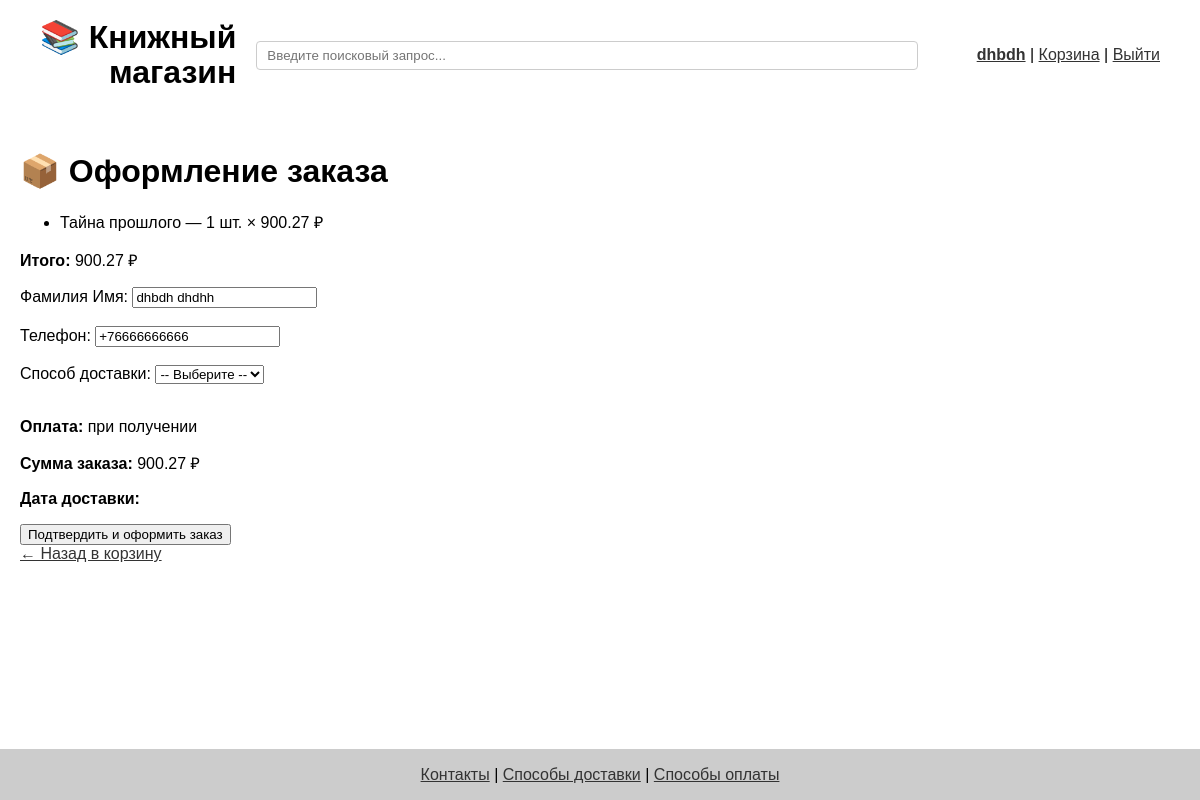
The page /checkout (signed in) on the database as committed earlier.
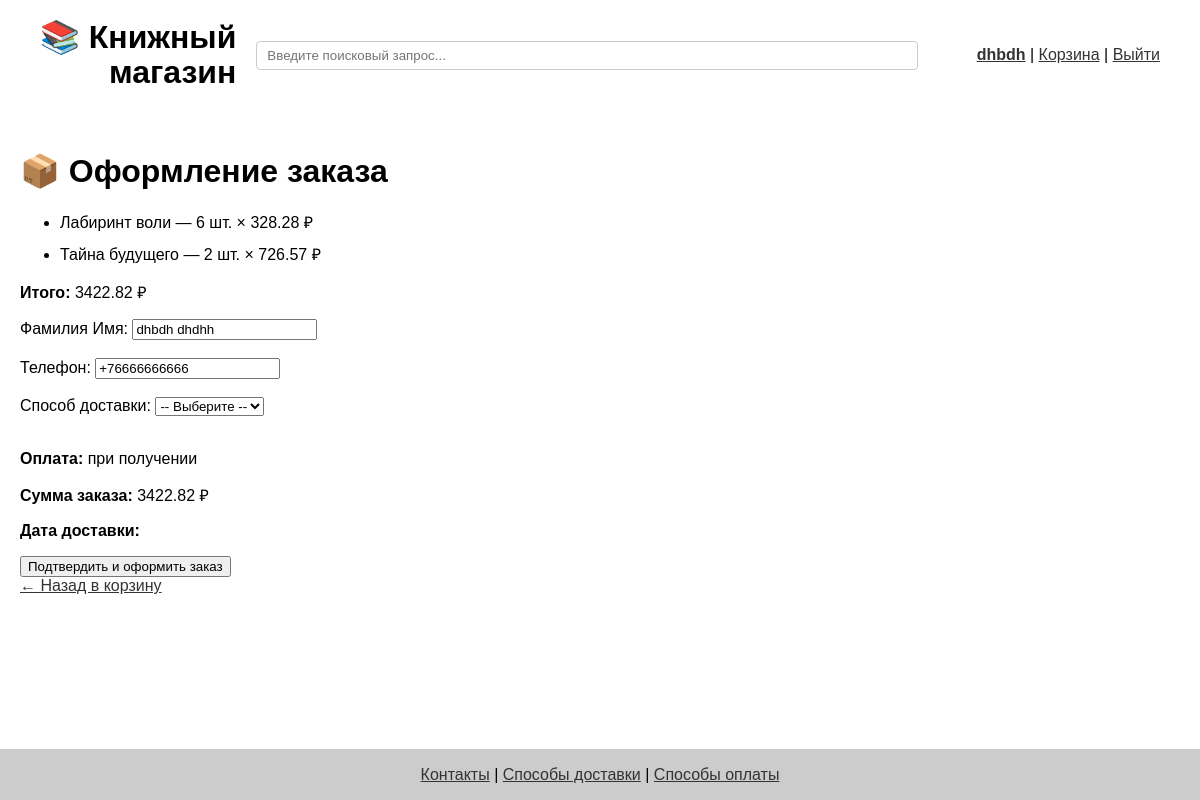
The same page on the database as committed later.
### app/models.py (models this page shows)
class CartItem(db.Model):
    id = db.Column(db.Integer, primary_key=True)
    user_id = db.Column(db.Integer, db.ForeignKey('user.id'), nullable=False)
    book_id = db.Column(db.Integer, db.ForeignKey('book.id'), nullable=False)
    quantity = db.Column(db.Integer, default=1)
    user = db.relationship('User', back_populates='cart_items')
    book = db.relationship('Book')

class Book(db.Model):
    id = db.Column(db.Integer, primary_key=True)
    title = db.Column(db.String(120))
    author = db.Column(db.String(120))
    year = db.Column(db.Integer)
    price = db.Column(db.Float)
    genre = db.Column(db.String(100))
    category = db.Column(db.String(100))
    cover = db.Column(db.String(255))
    description = db.Column(db.Text)
    rating = db.Column(db.Float)

### app/routes.py (the view, shortened to what this page needs)
@app.route('/checkout', methods=['GET', 'POST'])
@login_required
def checkout():
    selected_ids = session.get('selected_ids')
    if selected_ids:
        cart_items = CartItem.query.filter(
            CartItem.id.in_(selected_ids),
            CartItem.user_id == current_user.id
        ).all()
    else:
        cart_items = CartItem.query.filter_by(user_id=current_user.id).all()
    total = round(sum(item.book.price * item.quantity for item in cart_items), 2)
    return render_template('checkout.html', cart_items=cart_items, total=total)

### app/__init__.py (called while the page is built)
@login_manager.user_loader
def load_user(user_id):
    return User.query.get(int(user_id))

### app/routes.py (called while the page is built)
@app.context_processor
def inject_genres():
    return dict(genres=[g[0] for g in db.session.query(Book.genre).distinct() if g[0]])

### app/templates/checkout.html (shortened to what this page needs)
{% extends 'base.html' %}
{% block content %}
<h1>📦 Оформление заказа</h1>
{% if cart_items %}
<ul>
    {% for item in cart_items %}
    <li>{{ item.book.title }} — {{ item.quantity }} шт. × {{ item.book.price }} ₽</li>
    {% endfor %}
</ul>
<p><strong>Итого:</strong> {{ "%.2f"|format(total) }} ₽</p>
<form method="post" action="{{ url_for('confirm_order') }}">
    <label>Фамилия Имя:
        <input type="text" name="name" value="{{ current_user.first_name or '' }} {{ current_user.last_name or '' }}" required>
    </label><br><br>
    <label>Телефон:
        <input type="tel" name="phone" value="{{ current_user.phone or '' }}" required>
    </label><br><br>
    <label>Способ доставки:
        <select name="delivery_method" id="delivery-method" required onchange="toggleDeliveryFields()">
            <option value="">-- Выберите --</option>
        </select>
    </label><br><br>
    <p><strong>Оплата:</strong> при получении</p>
    <p><strong>Сумма заказа:</strong> {{ "%.2f"|format(total) }} ₽</p>
    <p><strong>Дата доставки:</strong> {{ delivery_date }}</p>
    <button type="submit">Подтвердить и оформить заказ</button>
</form>
{% else %}
<p>Нет товаров для оформления.</p>
{% endif %}
<a href="{{ url_for('view_cart') }}">← Назад в корзину</a>
{% endblock %}

Rows that differ between the two databases and show on the page:
changed CartItem: book "Тайна прошлого" → "Лабиринт воли"; quantity "1" → "6"; book.price "900.27" → "328.28"
added CartItem: book "Тайна будущего", quantity "2", book.price "726.57"
Other text that changed with them:
{{ "%.2f"|format(total) }}: "900.27" → "3422.82"
